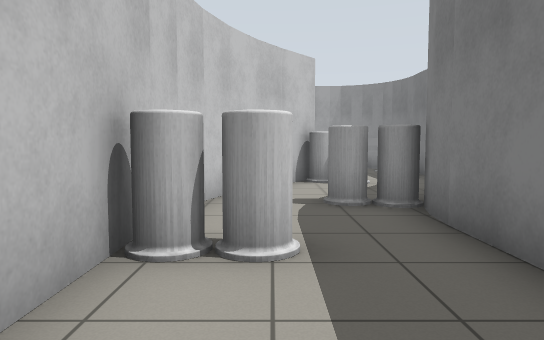
view 1 (above)

12 first-person views from a walk through a Gazebo world. The camera is 0.94 m above the floor, tilts 4° down and sees 70° across. The floor is counted in squares, 1 m on a side. Each view is taken from the middle of a square. On the plan, view 1 faces up. The plan holds only what a view shows up to about 13 squares ahead; the rest is blank.

view 2
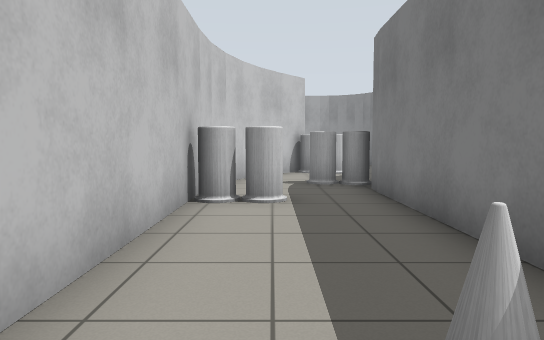

view 3
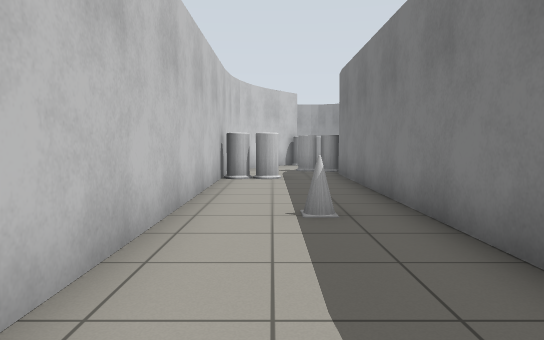

view 4
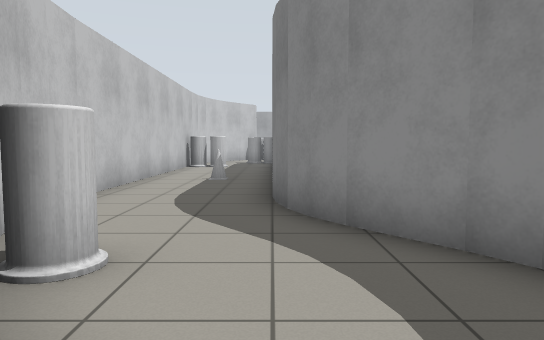

view 5
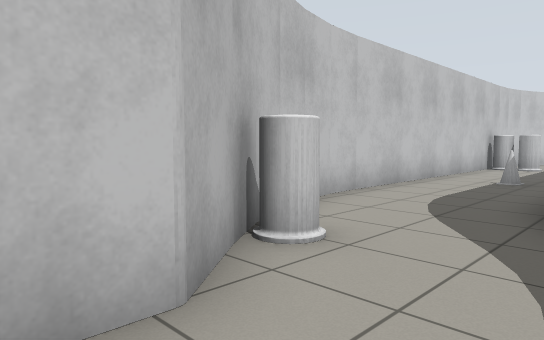

view 6
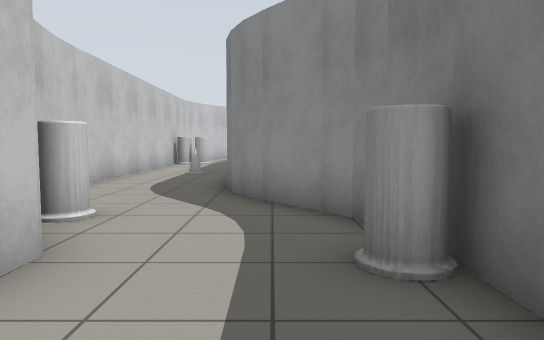

view 7
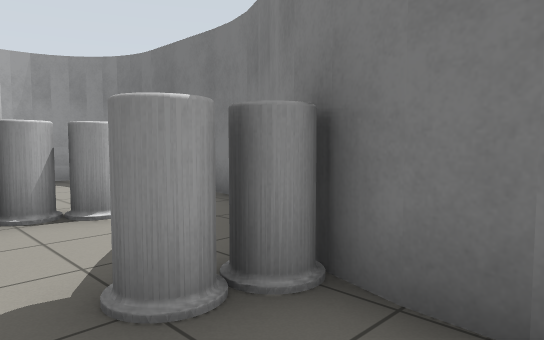

view 8
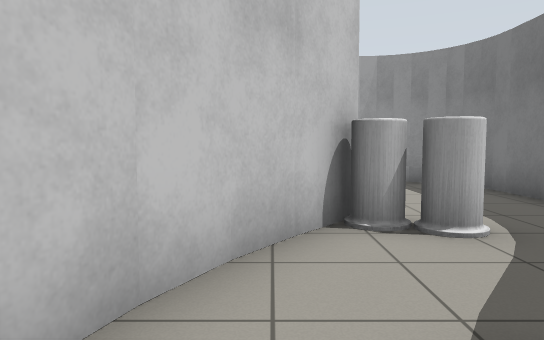

view 9
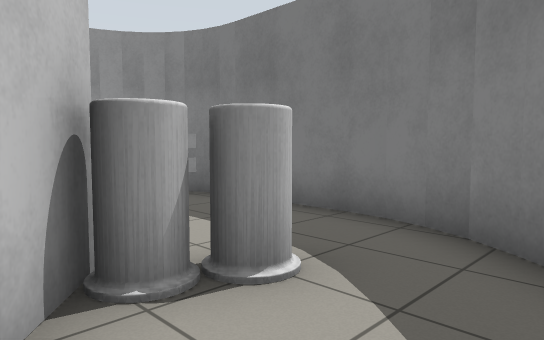

view 10
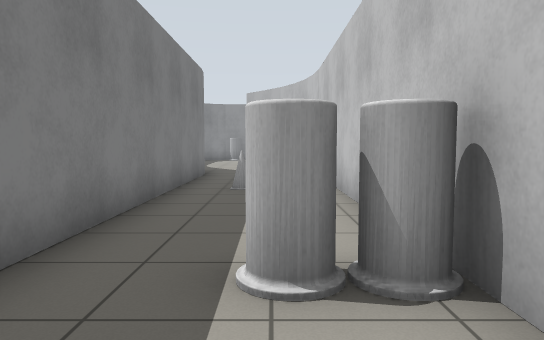

view 11
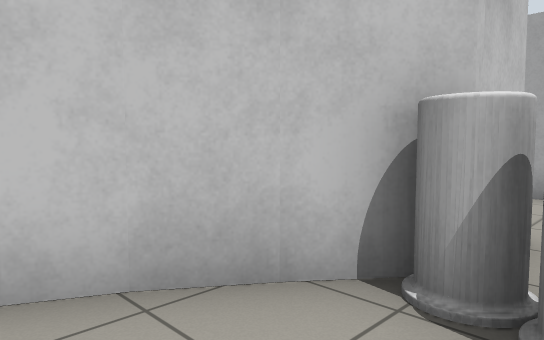

view 12
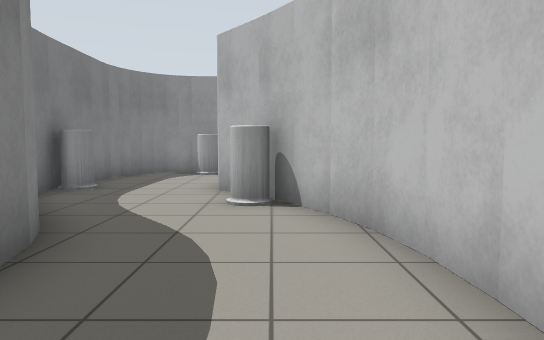

### Floor plan
Points are (right, up) in squares from view 1. A wall is a line through its corners. A room is listed if a view was taken in it or the views show most of it. See-through windows are left out.
Room 1 (views 1, 2, 3, 7, 8, 9, 10, 11, 12)
walls: (-1.3, 2.6) (-1.3, -6.2); (2.1, 5) (2.2, 5.5); (-1.3, 5.4) (-1.3, 4.4); (2.5, 6.1) (4, 8.3); (-1.1, 6.4) (-1.3, 5.3); (-0.7, 7.3) (-1.1, 6.2); (-0.3, 8.1) (-0.8, 7.1); (4, 8.2) (4.3, 8.9); (4.2, 8.8) (4.4, 9.4) (4.4, 12.8) (4.1, 13.7) (3.6, 14.2); (2, -6) (2, 5.1); (-1.3, -6.1) (-1.1, -7.2); (2.2, -6.5) (2, -5.8); (1.1, 11.2) (1.1, 9.9) (-0.4, 8.1); (2.5, -7.2) (2.2, -6.4); (-1.1, -7.1) (-0.7, -8.2); (-0.8, -8.1) (-0.4, -8.8); (4.4, 12.7) (4.3, 13.3) (3.9, 13.8); (0, -9.4) (1.1, -10.8); (4.1, -9.2) (2.4, -7.1); (4.3, -9.7) (4, -9.1); (3, 14.5) (2.5, 14.6); (2.6, 14.7) (1.4, 14.7); (4.4, -10.4) (4.2, -9.6)
ways out: opening at (2.5, -10) to room 3
objects: cone (-1, 3) to (-1, 4); cone (0, -9); cone (0, 3); cone (1, -2); cone (1, 6); cone (1, 9); cone (2, 6); cone (2, 9); other object (2, 13) to (3, 14)
Room 2 (views 4, 5, 6)
walls: (1.7, -15.6) (3.2, -15.4) (4, -14.6) (4.3, -14); (2.5, -15.5) (3.3, -15.3); (2.7, -15.5) (3.5, -15.1); (3, -15.5) (3.8, -14.9) (4.2, -14.2) (4.4, -13.6); (4.4, -13.8) (4.4, -11.4)
ways out: opening at (2.5, -12) to room 3
objects: cone (2, -15)
Room 3 (no view inside)
walls: (1.1, -10.8) (1.1, -11.8)
ways out: opening at (2.5, -10) to room 1; opening at (2.5, -12) to room 2

Positions as (right, up) in squares from view 1, and headings:
1: (0, 0), facing up
2: (0, -3), facing up
3: (0, -7), facing up
4: (2, -12), facing up
5: (3, -12), facing up-left
6: (3, -14), facing up
7: (0, 4), facing up-right
8: (0, 5), facing up
9: (0, 7), facing up-right
10: (0, 6), facing down
11: (2, 7), facing up-left
12: (0, -3), facing down
